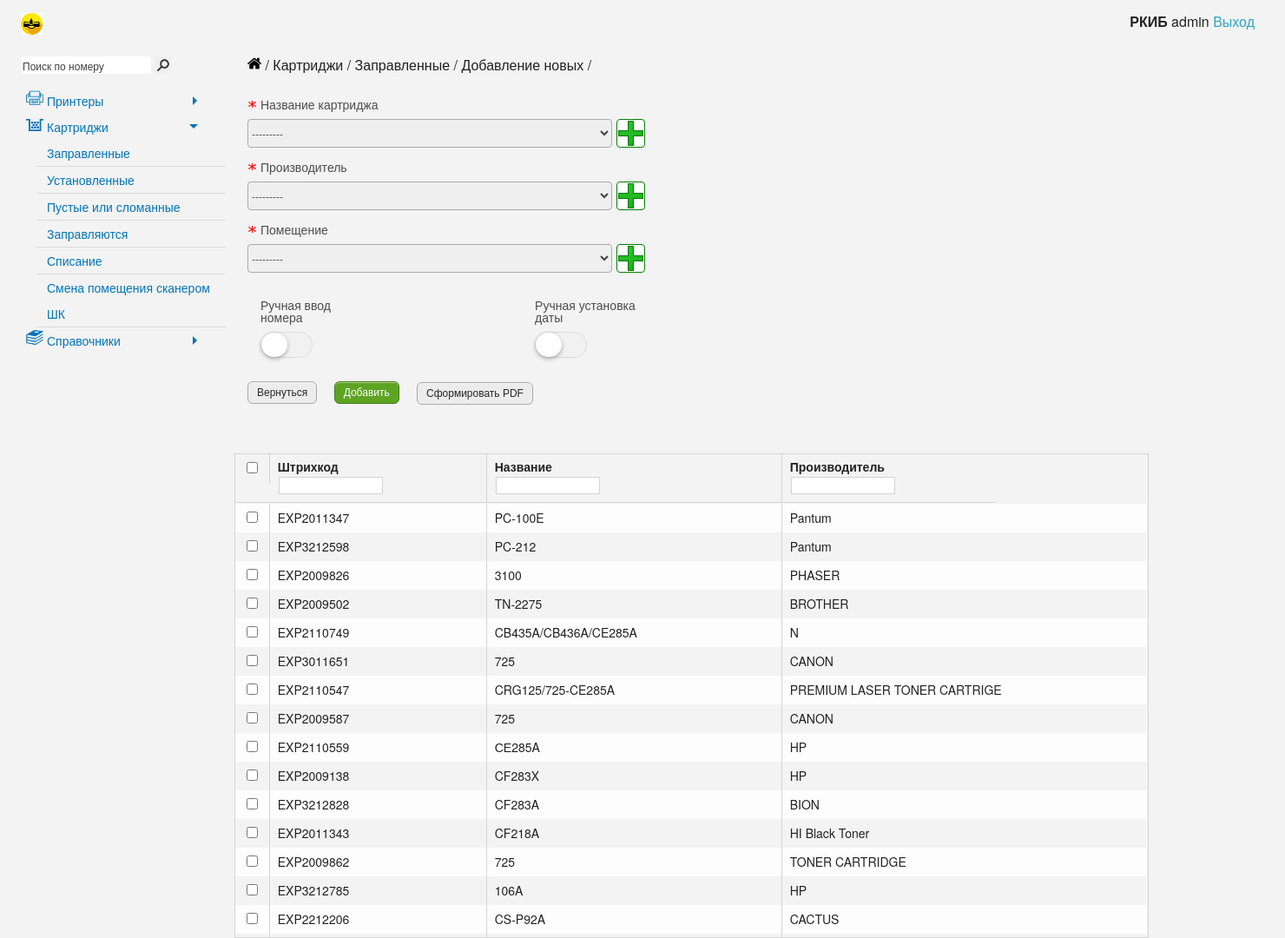
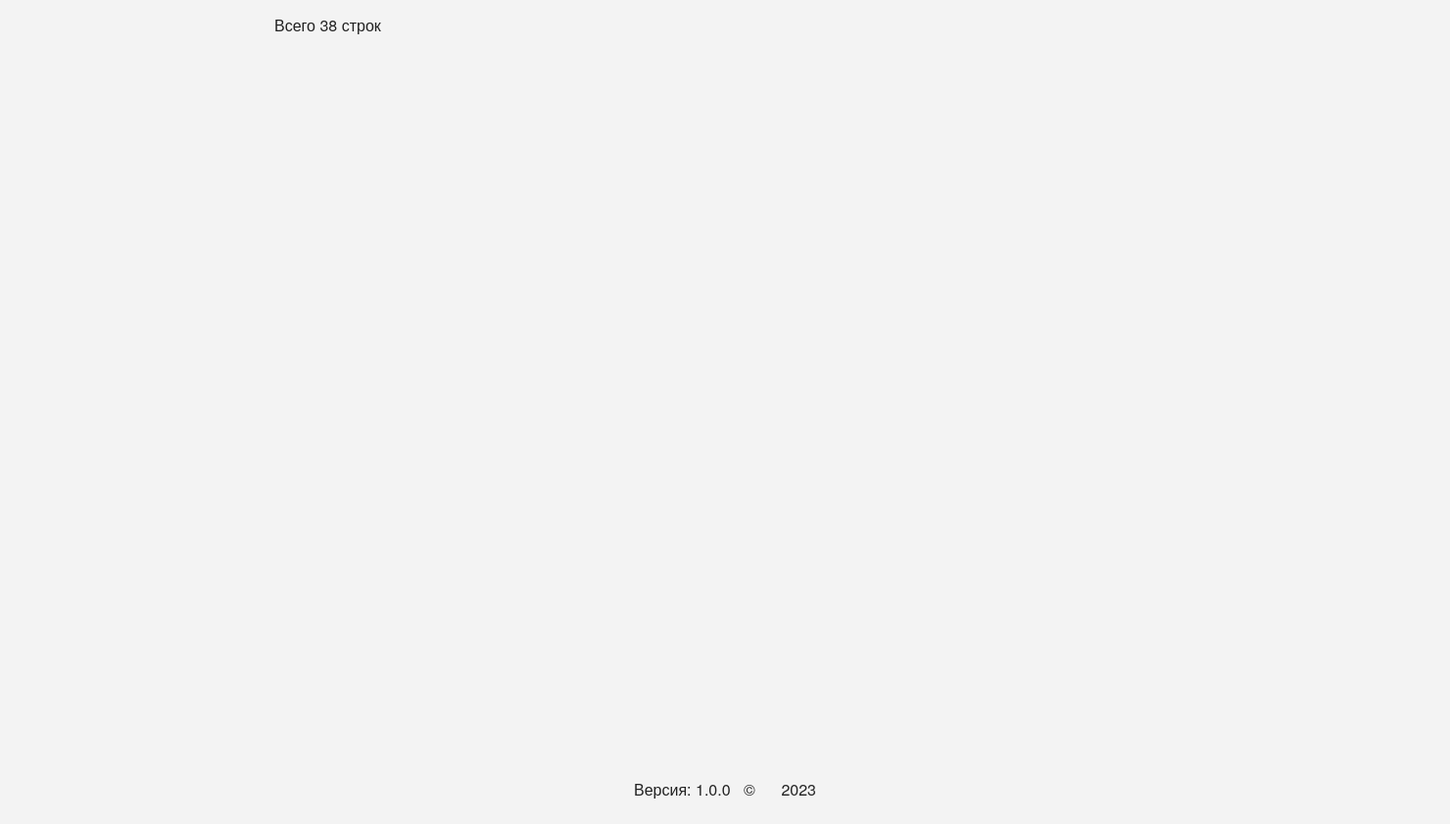
Screenshot of /cartridge/add_items/ with the database file from the repository (2 pictures, top to bottom).
### cartridge/models.py (models this page shows, shortened)
class Cartridges(models.Model):  # Картриджи
    barcode = models.CharField('Штрихкод', unique=True, db_index=True, max_length=50)
    cartName = models.ForeignKey('NameСartridge', default=None, on_delete=models.PROTECT)
    placeName = models.ForeignKey('Placements', on_delete=models.PROTECT)
    manufacturerName = models.ForeignKey('Manufacturer', default=None, on_delete=models.PROTECT)
    date = models.DateTimeField("Дата изменения", default=datetime.datetime.now().strftime("%d.%m.%Y %H:%M"))
    col = models.IntegerField('Перезаправки', db_index=True, blank=True, null=True)
    history = HistoricalRecords()
    class Meta:
        verbose_name = 'Картридж'
        verbose_name_plural = 'Картриджи'

class NameСartridge(models.Model):  # Названия картриджей
    name = models.CharField("Название картриджа", max_length=50, unique=True, db_index=True)
    comments = models.CharField("Комментарии", max_length=100, blank=True)
    class Meta:
        verbose_name = 'Название картриджа'
        verbose_name_plural = 'Названия картриджей'
    def __str__(self):
        return str(self.name)

class Manufacturer(models.Model):  # Производитель
    manufacturer = models.CharField("Производитель", max_length=50, unique=True, db_index=True)
    comments = models.CharField("Комментарии", max_length=100, blank=True)
    class Meta:
        verbose_name = 'Производитель'
        verbose_name_plural = 'Производители'
    def __str__(self):
        return str(self.manufacturer)

### cartridge/views.py (the view, shortened to what this page needs)
# urls.py: path('add_items/', add_items, name='add_items'),
@csrf_protect
@ensure_csrf_cookie
def add_items(request):
    count = Cartridges.objects.count()
    name_cart = Cartridges.objects.order_by('-date')
    msg_display = 'none'
    err_display = 'none'
    display = 'none'
    random_num = ''
    error = ''
    form = CartridgesForm()
    data = {
        'form': form,
        'error': error,
        'msg_display': msg_display,
        'err_display': err_display,
        'display': display,
        'carts': name_cart,
        'random_num': str(random_num),
        'count': count
    }
    return render(request, 'cartridge/add_items.html', data)

### cartridge/models.py (called while the page is built)
    def __str__(self):
        return str(self.name)

### cartridge/templates/cartridge/add_items.html (shortened to what this page needs)
{% extends 'cartridge/base.html' %}
{% block submenu %}Картриджи / Заправленные / Добавление новых{% endblock %}
{% block content %}
    <div ng-controller="MainCtrl" class="ng-scope">
        <form action="{% url 'add_items' %}" method="post">
            <div class="row">
                <div class="large-5 columns">
                    <div class="row">
                        <div class="large-12 columns">
                            <label class="required" for="id_cartName">Название картриджа</label>
                            <div class="input_row">
                                {{ form.cartName }}
                                <a class="dj_button" href="{% url 'add_name' %}" title="Добавить название картриджа"></a>
                            </div>
                        </div>
                    </div>
                    <div class="row">
                        <div class="large-12 columns">
                            <label class="required">Производитель</label>
                            <div class="input_row">
                                {{ form.manufacturerName }}
                                <a class="dj_button" href="{% url 'add_manufacture' %}" title="Добавить нового производителя"></a>
                            </div>
                        </div>
                    </div>
                    <div class="row">
                        <div class="large-12 columns">
                            <label class="required">Помещение</label>
                            <div class="input_row">
                                {{ form.placeName }}
                                <a class="dj_button" href="{% url 'tree_list' %}" title="Добавить название помещения"></a>
                            </div>
                        </div>
                    </div>
                    <div class="row">
                        <div class="small-4 columns">
                            <label class="marginTop">Ручная ввод номера</label>
                            <div class="myswitch">
                                <label for="cmn-toggle-1" class="set_date"></label>
                            </div>
                        </div>
                        <div class="small-4 columns">
                            <label class="marginTop">Ручная установка даты</label>
                            <div class="myswitch">
                                <label for="cmn-toggle-2" class="set_date"></label>
                            </div>
                        </div>
                    </div>
                    <div class="marginTop">
                        <a href="{% url 'stock' %}" class="button">Вернуться</a>
                        <button class="button success" type="submit">Добавить</button>
                    </div>
                </div>
            </div>
        </form>
        <form action="{% url 'print_cart' %}" method="post">
            <div class="marginTop">
                <button type="submit" class="button" formtarget="_blank" style="position: relative; left: 0; top: -41px; margin-left: 210px">Сформировать PDF
                </button>
            </div>
            <div class="marginTop" style="border: 1px solid #d4d4d4; width: 1053px">
                <div class="large-10">
                    <div class="grid1675336387607" id="grid1">
                        <div class="ui-grid-contents-wrapper">
                            <div class="ui-grid-header">
                                <div class="ui-grid-top-panel">
                                    <div class="ui-grid-header-viewport">
                                        <div class="ui-grid-header-cell-wrapper">
                                            <div class="ui-grid-header-cell-row">
                                                <div class="ui-grid-cell ui-grid-coluiGrid-000H">
                                                    <div class="ui-grid-cell-contents">
                                                        <input id="select_all" type="checkbox" class="ui-grid-cell-contents-checkbox">
                                                    </div>
                                                </div>
                                                <div class="ui-grid-header-cell ui-grid-coluiGrid-0007">
                                                    <span class="ui-grid-header-cell-label">Штрихкод</span>
                                                    <div>
                                                        <div class="ui-grid-filter-container">
                                                            <input type="text" class="ui-grid-filter-input" aria-label="Фильтр столбца" placeholder="">
                                                        </div>
                                                    </div>
                                                </div>
                                                <div class="ui-grid-header-cell ui-grid-coluiGrid-0008">
                                                    <div class="ui-grid-cell-contents">
                                                        <span class="ui-grid-header-cell-label">Название</span>
                                                    </div>
                                                    <div class="ui-grid-filter-container">
                                                        <input type="text" class="ui-grid-filter-input" aria-label="Фильтр столбца" placeholder="">
                                                    </div>
                                                </div>
                                                <div class="ui-grid-header-cell ui-grid-coluiGrid-0008">
                                                    <div class="ui-grid-cell-contents">
                                                        <span class="ui-grid-header-cell-label">Производитель</span>
                                                    </div>
                                                    <div class="ui-grid-filter-container">
                                                        <input type="text" class="ui-grid-filter-input" aria-label="Фильтр столбца" placeholder="">
                                                    </div>
                                                </div>
                                            </div>
                                        </div>
                                    </div>
                                </div>
                            </div>
                        </div>
                        <div class="ui-grid-viewport" style="width: 1050px; height: 500px; overflow-y: scroll;">
                            <div class="ui-grid-canvas" id="table">
                                {% if carts %}
                                    {% for el in carts %}
                                        <div class="ui-grid-row">
                                            <div class="ui-grid-cell ui-grid-coluiGrid-000H">
                                                <div class="ui-grid-cell-contents">
                                                    <input name="check" class="ui-grid-cell-contents-checkbox checkbox_delete" type="checkbox"
                                                           value="{{ el.barcode }}">
                                                </div>
                                            </div>
                                            <div class="ui-grid-cell ui-grid-coluiGrid-0007">
                                                <div class="ui-grid-cell-contents">{{ el.barcode }}</div>
                                            </div>
                                            <div class="ui-grid-cell ui-grid-coluiGrid-0008">
                                                <span class="ui-grid-cell-contents">{{ el.cartName }}</span>
                                            </div>
                                            <div class="ui-grid-cell ui-grid-coluiGrid-0008">
                                                <div class="ui-grid-cell-contents">{{ el.manufacturerName }}</div>
                                            </div>
                                        </div>
                                    {% endfor %}
                                {% endif %}
                            </div>
                        </div>
                    </div>
                </div>
            </div>
            <div class="ui-grid-pager-panel" style="width: 100%; height: 20px; position: absolute; bottom: 40px;">
                <div class="ui-grid-pager-count-container">
                    <div class="ui-grid-pager-count">
                        <span class="ng-binding">Всего {{ count }} строк</span>
                    </div>
                </div>
            </div>
        </form>
    </div>
{% endblock %}

### cartridge/templates/cartridge/static/css/style.css (style rules this page uses)
html, body { height: 100%; }
body { background: #f3f3f3; }
form label { margin-bottom: 10px; }
a, a:hover, a:focus { outline: none; }
div.wrapper form label, div.wrapper form input { display: inline-block; }
form input[type="text"], form input[type="password"] { margin: 0; }
.marginTop, form input[type="submit"].marginTop { margin-top: 15px; }
input[type='email'], input[type='number'], input[type='text'] { margin: 0; }
body input[type="text"], body input[type="password"], body input[type="date"], body input[type="datetime"], body input[type="datetime-local"], body input[type="month"], body input[type="week"], body input[type="email"], body input[type="number"], body input[type="search"], body input[type="tel"], body input[type="time"], body input[type="url"], body textarea { border-radius: 4px; border: 1px solid #aaa; box-shadow: none; -webkit-box-shadow: none; }
div.wrapper label.required, label.required { text-align: left; background: url('../img/aster.png') left center no-repeat; display: block; }
.input_row input[type="text"], .input_row select { width: 220px; height: 33px; display: inline-block; vertical-align: top; }
.input_row a, .input_big_row a { display: inline-block; }
.input_row select, .input_big_row select { margin-right: 0; }
label { padding-left: 15px; }
div.input_row select { width: 180px; display: inline-block; margin: 0; }
form select { height: 33px; }
.dj_button { display: inline-block; width: 33px; height: 33px; background: url('../img/add_button.png') no-repeat center center; border: 1px solid green; border-radius: 4px; float: right; }
a.button, input[type="submit"].button, button.button, label.button, label.button:focus, a.button:focus, input[type="submit"].button:focus, button.button:focus { outline: 0; padding: 0 10px; color: #282828; -webkit-border-radius: 6px; -moz-border-radius: 6px; border-radius: 6px; background-color: #ececec; border: 1px solid #a8a8a8; cursor: pointer; font-weight: normal; text-decoration: none; text-align: center; height: 26px; line-height: 25px; display: inline-block; vertical-align: middle; margin: 0 15px 0 0; font-family: arial, sans-serif; font-size: 12px; }
div.ui-grid-pager-panel .ui-grid-pager-count-container { float: left; line-height: 32px; }
div.ui-grid-pager-panel .ui-grid-pager-count-container .ui-grid-pager-count { float: left; }
.myswitch { margin-left: 15px; }
.cmn-toggle + label { display: block; position: relative; cursor: pointer; outline: none; user-select: none; }
input.cmn-toggle-round + label { padding: 2px; width: 60px; height: 30px; background-color: #dddddd; border-radius: 30px; }
input.cmn-toggle-round + label:before, input.cmn-toggle-round + label:after { display: block; position: absolute; top: 1px; left: 1px; bottom: 1px; content: ""; }
input.cmn-toggle-round + label:before { right: 1px; background-color: #f1f1f1; border-radius: 30px; transition: background 0.4s; }
input.cmn-toggle-round + label:after { width: 30px; background-color: #fff; border-radius: 100%; box-shadow: 0 2px 5px rgba(0, 0, 0, 0.3); transition: margin 0.4s; }
.content .row { max-width: 100%; }
div.ui-grid-pager-panel { bottom: -5px; }
.ui-grid-cell { font-size: 14px; padding: 0.625em; }
.ui-grid-cell-contents { padding: 0; display: inline; }
span.ui-grid-header-cell-label { padding: 0.625em; font-size: 14px; }
.ui-grid-contents-wrapper input[type="text"].ui-grid-filter-input { width: 120px; height: 20px; font-style: normal; display: inline-block; }
.ui-grid-header-cell-wrapper .ui-grid-header-cell { vertical-align: middle; }
div.ui-grid-header-cell-row { height: 55px; }
div.ui-grid-pager-panel { height: 20px; }
div.ui-grid-pager-container, div.ui-grid-pager-count-container { margin-top: -15px; }
div.ui-grid-cell, div.ui-grid-cell .ng-scope { white-space: nowrap; overflow: hidden; text-overflow: ellipsis; }
.select-selection--single { height: 32px; line-height: 32px; font-size: 12px; border: 1px solid #aaa; border-radius: 4px; color: #444; }
input[type="file"], input[type="checkbox"], input[type="radio"], select { margin: 0; }

### cartridge/templates/cartridge/static/css/pm_widget.css (style rules this page uses)
form { -webkit-touch-callout: none; -webkit-user-select: none; -khtml-user-select: none; -moz-user-select: none; -ms-user-select: none; user-select: none; }
form label { display: block; }

### rows the page displays
Cartridges: barcode "EXP2011347", cartName "PC-100E", manufacturerName "Pantum"
Cartridges: barcode "EXP3212598", cartName "PC-212", manufacturerName "Pantum"
Cartridges: barcode "EXP2009826", cartName "3100", manufacturerName "PHASER"
Cartridges: barcode "EXP2009502", cartName "TN-2275", manufacturerName "BROTHER"
Cartridges: barcode "EXP2110749", cartName "CB435A/CB436A/CE285A", manufacturerName "N"
Cartridges: barcode "EXP3011651", cartName "725", manufacturerName "CANON"
Cartridges: barcode "EXP2110547", cartName "CRG125/725-CE285A", manufacturerName "PREMIUM LASER TONER CARTRIGE"
Cartridges: barcode "EXP2009587", cartName "725", manufacturerName "CANON"
Cartridges: barcode "EXP2110559", cartName "СЕ285A", manufacturerName "HP"
Cartridges: barcode "EXP2009138", cartName "CF283X", manufacturerName "HP"
Cartridges: barcode "EXP3212828", cartName "CF283A", manufacturerName "BION"
Cartridges: barcode "EXP2011343", cartName "CF218A", manufacturerName "HI Black Toner"
Cartridges: barcode "EXP2009862", cartName "725", manufacturerName "TONER CARTRIDGE"
Cartridges: barcode "EXP3212785", cartName "106A", manufacturerName "HP"
Cartridges: barcode "EXP2212206", cartName "CS-P92A", manufacturerName "CACTUS"

### other values shown
{{ count }} "38"
